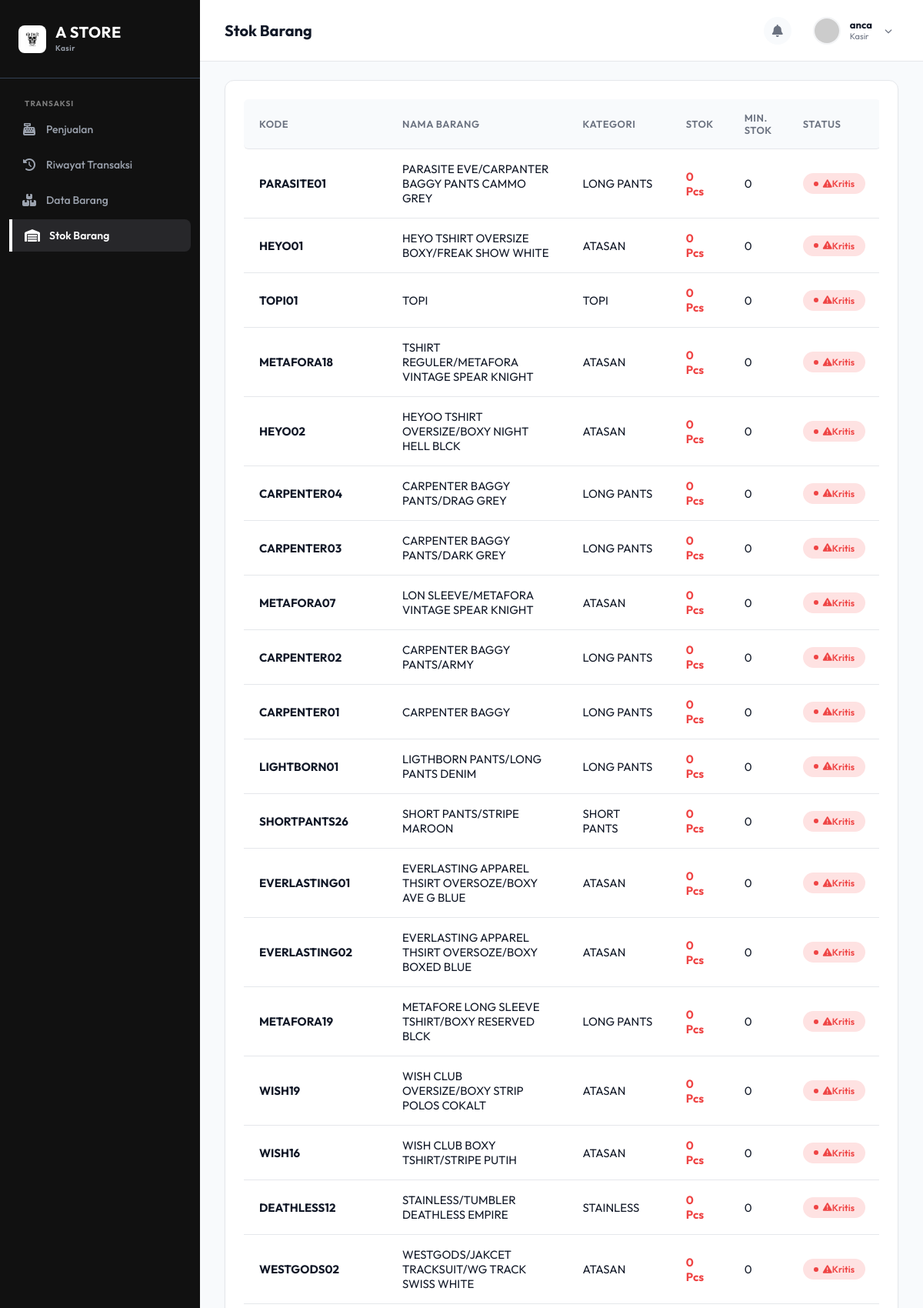
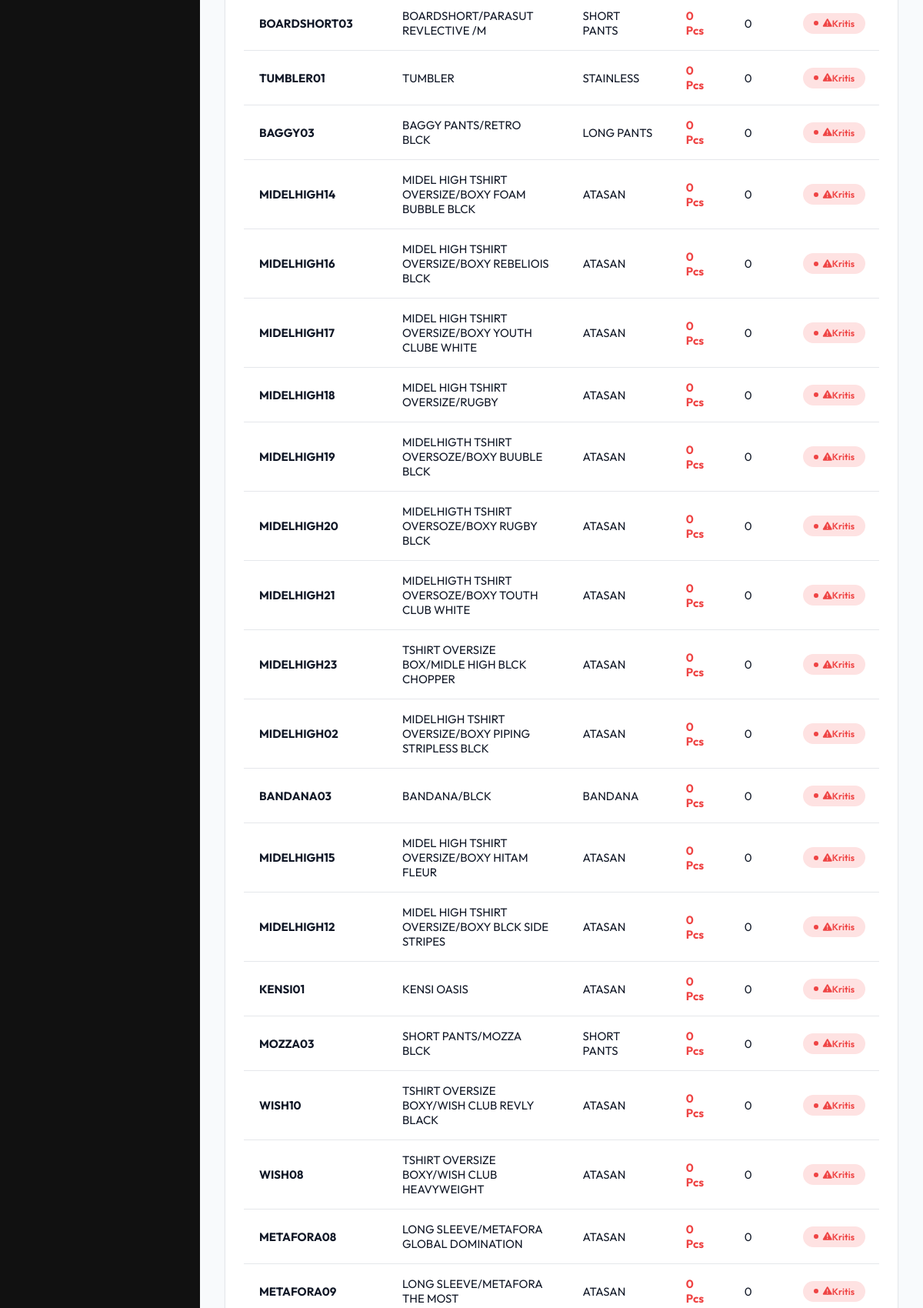
The app's page /index.php?page=stok_barang (signed in, upper part) with its own data (2 pictures, top to bottom).
### tables this page shows
CREATE TABLE `tbl_barang` (
  `id_barang` int(11) NOT NULL AUTO_INCREMENT,
  `kode_barang` varchar(20) NOT NULL,
  `nama_produk` varchar(100) NOT NULL,
  `kategori` varchar(100) NOT NULL,
  `harga_beli` int(11) NOT NULL DEFAULT 0,
  `harga_jual` int(11) NOT NULL DEFAULT 0,
  `stok_min` int(11) NOT NULL,
  `satuan` varchar(20) DEFAULT 'Pcs',
  `deskripsi` text DEFAULT NULL,
  `stok_aktual` int(11) NOT NULL,
  `foto_barang` varchar(255) DEFAULT NULL,
  PRIMARY KEY (`id_barang`),
  UNIQUE KEY `kode_barang` (`kode_barang`),
  KEY `fk_barang_kategori` (`kategori`),
  CONSTRAINT `fk_barang_kategori` FOREIGN KEY (`kategori`) REFERENCES `tbl_kategori` (`nama_kategori`) ON UPDATE CASCADE
);

### config.php (called while the page is built, shortened)
<?php
function get_query($conn, $query) {
    $result = $conn->query($query);
    return $result;
}
?>

### includes/pages/stok_barang.php (the view)
<?php
$qStok = get_query($conn, "SELECT kode_barang, nama_produk, kategori, stok_aktual, stok_min, satuan FROM tbl_barang ORDER BY stok_aktual ASC");
?>
<div class="dashboard-content-wrapper">
    <div class="chart-card">
        <div class="table-responsive">
            <table class="data-table">
                <thead>
                    <tr>
                        <th>Kode</th>
                        <th>Nama Barang</th>
                        <th>Kategori</th>
                        <th>Stok</th>
                        <th>Min. Stok</th>
                        <th>Status</th>
                    </tr>
                </thead>
                <tbody>
                    <?php if ($qStok->num_rows > 0):
                        while ($row = $qStok->fetch_assoc()):
                            $kritis = $row['stok_aktual'] <= $row['stok_min'];
                    ?>
                    <tr>
                        <td><strong><?= htmlspecialchars($row['kode_barang']) ?></strong></td>
                        <td><?= htmlspecialchars($row['nama_produk']) ?></td>
                        <td><?= htmlspecialchars($row['kategori'] ?? '-') ?></td>
                        <td style="font-weight:700; <?= $kritis ? 'color:var(--danger-color);' : '' ?>">
                            <?= $row['stok_aktual'] ?> <?= htmlspecialchars($row['satuan'] ?? 'Pcs') ?>
                        </td>
                        <td><?= $row['stok_min'] ?></td>
                        <td>
                            <?php if ($kritis): ?>
                                <span class="status status-danger"><i class="fa-solid fa-triangle-exclamation"></i> Kritis</span>
                            <?php else: ?>
                                <span class="status status-good">Aman</span>
                            <?php endif; ?>
                        </td>
                    </tr>
                    <?php endwhile; else: ?>
                    <tr><td colspan="6" style="text-align:center; padding:40px; color:var(--text-muted);">Tidak ada data stok.</td></tr>
                    <?php endif; ?>
                </tbody>
            </table>
        </div>
    </div>
</div>

### assets/css/style.css (style rules this page uses)
:root { --primary-color: #111111; --primary-light: #F3F4F6; --primary-dark: #000000; --secondary-color: #6B7280; --success-color: #10B981; --success-light: #D1FAE5; --danger-color: #EF4444; --danger-light: #FEE2E2; --warning-color: #F59E0B; --warning-light: #FEF3C7; --bg-body: #F8FAFC; --surface-card: #FFFFFF; --surface-sidebar: #111111; --text-main: #111827; --text-muted: #6B7280; --text-light: #9CA3AF; --border-color: #E5E7EB; --shadow-sm: 0 1px 2px 0 rgba(0, 0, 0, 0.05); --shadow-md: 0 4px 6px -1px rgba(0, 0, 0, 0.1), 0 2px 4px -1px rgba(0, 0, 0, 0.06); --shadow-card: 0 8px 24px -12px rgba(0, 0, 0, 0.05); --sidebar-width: 260px; --topbar-height: 80px; --border-radius-lg: 12px; --border-radius-md: 8px; --border-radius-sm: 6px; --transition-fast: 0.2s ease; --transition-normal: 0.3s ease; }
* { margin: 0; padding: 0; box-sizing: border-box; }
body { font-family: 'Outfit', sans-serif; background-color: var(--bg-body); color: var(--text-main); -webkit-font-smoothing: antialiased; }
.chart-card { background: var(--surface-card); border-radius: var(--border-radius-lg); padding: 24px; box-shadow: var(--shadow-sm); border: 1px solid var(--border-color); }
.table-responsive { overflow-x: auto; }
.data-table { width: 100%; border-collapse: separate; border-spacing: 0; }
.data-table th, .data-table td { padding: 16px 20px; text-align: left; border-bottom: 1px solid var(--border-color); }
.data-table th { font-size: 13px; font-weight: 600; color: var(--text-muted); text-transform: uppercase; letter-spacing: 0.5px; background-color: var(--bg-body); }
.data-table th:first-child { border-top-left-radius: var(--border-radius-sm); border-bottom-left-radius: var(--border-radius-sm); }
.data-table th:last-child { border-top-right-radius: var(--border-radius-sm); border-bottom-right-radius: var(--border-radius-sm); }
.data-table tbody tr { transition: background-color var(--transition-fast); }
.data-table td { font-size: 15px; color: var(--text-main); vertical-align: middle; }
.status { padding: 6px 14px; border-radius: 99px; font-size: 12px; font-weight: 600; display: inline-flex; align-items: center; }
.status::before { content: ''; width: 6px; height: 6px; border-radius: 50%; margin-right: 6px; }
.status-danger { background-color: var(--danger-light); color: var(--danger-color); }
.status-danger::before { background-color: var(--danger-color); }

### records on screen
tbl_barang: kode_barang "PARASITE01", nama_produk "PARASITE EVE/CARPANTER BAGGY PANTS CAMMO GREY", kategori "LONG PANTS", stok_aktual "0", satuan "Pcs", stok_min "0", shows "Kritis"
tbl_barang: kode_barang "HEYO01", nama_produk "HEYO TSHIRT OVERSIZE BOXY/FREAK SHOW WHITE", kategori "ATASAN", stok_aktual "0", satuan "Pcs", stok_min "0", shows "Kritis"
tbl_barang: kode_barang "TOPI01", nama_produk "TOPI", kategori "TOPI", stok_aktual "0", satuan "Pcs", stok_min "0", shows "Kritis"
tbl_barang: kode_barang "METAFORA18", nama_produk "TSHIRT REGULER/METAFORA VINTAGE SPEAR KNIGHT", kategori "ATASAN", stok_aktual "0", satuan "Pcs", stok_min "0", shows "Kritis"
tbl_barang: kode_barang "HEYO02", nama_produk "HEYOO TSHIRT OVERSIZE/BOXY NIGHT HELL BLCK", kategori "ATASAN", stok_aktual "0", satuan "Pcs", stok_min "0", shows "Kritis"
tbl_barang: kode_barang "CARPENTER04", nama_produk "CARPENTER BAGGY PANTS/DRAG GREY", kategori "LONG PANTS", stok_aktual "0", satuan "Pcs", stok_min "0", shows "Kritis"
tbl_barang: kode_barang "CARPENTER03", nama_produk "CARPENTER BAGGY PANTS/DARK GREY", kategori "LONG PANTS", stok_aktual "0", satuan "Pcs", stok_min "0", shows "Kritis"
tbl_barang: kode_barang "METAFORA07", nama_produk "LON SLEEVE/METAFORA VINTAGE SPEAR KNIGHT", kategori "ATASAN", stok_aktual "0", satuan "Pcs", stok_min "0", shows "Kritis"
tbl_barang: kode_barang "CARPENTER02", nama_produk "CARPENTER BAGGY PANTS/ARMY", kategori "LONG PANTS", stok_aktual "0", satuan "Pcs", stok_min "0", shows "Kritis"
tbl_barang: kode_barang "CARPENTER01", nama_produk "CARPENTER BAGGY", kategori "LONG PANTS", stok_aktual "0", satuan "Pcs", stok_min "0", shows "Kritis"
tbl_barang: kode_barang "LIGHTBORN01", nama_produk "LIGTHBORN PANTS/LONG PANTS DENIM", kategori "LONG PANTS", stok_aktual "0", satuan "Pcs", stok_min "0", shows "Kritis"
tbl_barang: kode_barang "SHORTPANTS26", nama_produk "SHORT PANTS/STRIPE MAROON", kategori "SHORT PANTS", stok_aktual "0", satuan "Pcs", stok_min "0", shows "Kritis"
tbl_barang: kode_barang "EVERLASTING01", nama_produk "EVERLASTING APPAREL THSIRT OVERSOZE/BOXY AVE G BLUE", kategori "ATASAN", stok_aktual "0", satuan "Pcs", stok_min "0", shows "Kritis"
tbl_barang: kode_barang "EVERLASTING02", nama_produk "EVERLASTING APPAREL THSIRT OVERSOZE/BOXY BOXED BLUE", kategori "ATASAN", stok_aktual "0", satuan "Pcs", stok_min "0", shows "Kritis"
tbl_barang: kode_barang "METAFORA19", nama_produk "METAFORE LONG SLEEVE TSHIRT/BOXY RESERVED BLCK", kategori "LONG PANTS", stok_aktual "0", satuan "Pcs", stok_min "0", shows "Kritis"
tbl_barang: kode_barang "WISH19", nama_produk "WISH CLUB OVERSIZE/BOXY STRIP POLOS COKALT", kategori "ATASAN", stok_aktual "0", satuan "Pcs", stok_min "0", shows "Kritis"
tbl_barang: kode_barang "WISH16", nama_produk "WISH CLUB BOXY TSHIRT/STRIPE PUTIH", kategori "ATASAN", stok_aktual "0", satuan "Pcs", stok_min "0", shows "Kritis"
tbl_barang: kode_barang "DEATHLESS12", nama_produk "STAINLESS/TUMBLER DEATHLESS EMPIRE", kategori "STAINLESS", stok_aktual "0", satuan "Pcs", stok_min "0", shows "Kritis"
tbl_barang: kode_barang "WESTGODS02", nama_produk "WESTGODS/JAKCET TRACKSUIT/WG TRACK SWISS WHITE", kategori "ATASAN", stok_aktual "0", satuan "Pcs", stok_min "0", shows "Kritis"
tbl_barang: kode_barang "BOARDSHORT03", nama_produk "BOARDSHORT/PARASUT REVLECTIVE /M", kategori "SHORT PANTS", stok_aktual "0", satuan "Pcs", stok_min "0", shows "Kritis"
tbl_barang: kode_barang "TUMBLER01", nama_produk "TUMBLER", kategori "STAINLESS", stok_aktual "0", satuan "Pcs", stok_min "0", shows "Kritis"
tbl_barang: kode_barang "BAGGY03", nama_produk "BAGGY PANTS/RETRO BLCK", kategori "LONG PANTS", stok_aktual "0", satuan "Pcs", stok_min "0", shows "Kritis"
tbl_barang: kode_barang "MIDELHIGH14", nama_produk "MIDEL HIGH TSHIRT OVERSIZE/BOXY FOAM BUBBLE BLCK", kategori "ATASAN", stok_aktual "0", satuan "Pcs", stok_min "0", shows "Kritis"
tbl_barang: kode_barang "MIDELHIGH16", nama_produk "MIDEL HIGH TSHIRT OVERSIZE/BOXY REBELIOIS BLCK", kategori "ATASAN", stok_aktual "0", satuan "Pcs", stok_min "0", shows "Kritis"
tbl_barang: kode_barang "MIDELHIGH17", nama_produk "MIDEL HIGH TSHIRT OVERSIZE/BOXY YOUTH CLUBE WHITE", kategori "ATASAN", stok_aktual "0", satuan "Pcs", stok_min "0", shows "Kritis"
tbl_barang: kode_barang "MIDELHIGH18", nama_produk "MIDEL HIGH TSHIRT OVERSIZE/RUGBY", kategori "ATASAN", stok_aktual "0", satuan "Pcs", stok_min "0", shows "Kritis"
tbl_barang: kode_barang "MIDELHIGH19", nama_produk "MIDELHIGTH TSHIRT OVERSOZE/BOXY BUUBLE BLCK", kategori "ATASAN", stok_aktual "0", satuan "Pcs", stok_min "0", shows "Kritis"
tbl_barang: kode_barang "MIDELHIGH20", nama_produk "MIDELHIGTH TSHIRT OVERSOZE/BOXY RUGBY BLCK", kategori "ATASAN", stok_aktual "0", satuan "Pcs", stok_min "0", shows "Kritis"
tbl_barang: kode_barang "MIDELHIGH21", nama_produk "MIDELHIGTH TSHIRT OVERSOZE/BOXY TOUTH CLUB WHITE", kategori "ATASAN", stok_aktual "0", satuan "Pcs", stok_min "0", shows "Kritis"
tbl_barang: kode_barang "MIDELHIGH23", nama_produk "TSHIRT OVERSIZE BOX/MIDLE HIGH BLCK CHOPPER", kategori "ATASAN", stok_aktual "0", satuan "Pcs", stok_min "0", shows "Kritis"
tbl_barang: kode_barang "MIDELHIGH02", nama_produk "MIDELHIGH TSHIRT OVERSIZE/BOXY PIPING STRIPLESS BLCK", kategori "ATASAN", stok_aktual "0", satuan "Pcs", stok_min "0", shows "Kritis"
tbl_barang: kode_barang "BANDANA03", nama_produk "BANDANA/BLCK", kategori "BANDANA", stok_aktual "0", satuan "Pcs", stok_min "0", shows "Kritis"
tbl_barang: kode_barang "MIDELHIGH15", nama_produk "MIDEL HIGH TSHIRT OVERSIZE/BOXY HITAM FLEUR", kategori "ATASAN", stok_aktual "0", satuan "Pcs", stok_min "0", shows "Kritis"
tbl_barang: kode_barang "MIDELHIGH12", nama_produk "MIDEL HIGH TSHIRT OVERSIZE/BOXY BLCK SIDE STRIPES", kategori "ATASAN", stok_aktual "0", satuan "Pcs", stok_min "0", shows "Kritis"
tbl_barang: kode_barang "KENSI01", nama_produk "KENSI OASIS", kategori "ATASAN", stok_aktual "0", satuan "Pcs", stok_min "0", shows "Kritis"
tbl_barang: kode_barang "MOZZA03", nama_produk "SHORT PANTS/MOZZA BLCK", kategori "SHORT PANTS", stok_aktual "0", satuan "Pcs", stok_min "0", shows "Kritis"
tbl_barang: kode_barang "WISH10", nama_produk "TSHIRT OVERSIZE BOXY/WISH CLUB REVLY BLACK", kategori "ATASAN", stok_aktual "0", satuan "Pcs", stok_min "0", shows "Kritis"
tbl_barang: kode_barang "WISH08", nama_produk "TSHIRT OVERSIZE BOXY/WISH CLUB HEAVYWEIGHT", kategori "ATASAN", stok_aktual "0", satuan "Pcs", stok_min "0", shows "Kritis"
tbl_barang: kode_barang "METAFORA08", nama_produk "LONG SLEEVE/METAFORA GLOBAL DOMINATION", kategori "ATASAN", stok_aktual "0", satuan "Pcs", stok_min "0", shows "Kritis"
tbl_barang: kode_barang "METAFORA09", nama_produk "LONG SLEEVE/METAFORA THE MOST", kategori "ATASAN", stok_aktual "0", satuan "Pcs", stok_min "0", shows "Kritis"

### other values on screen
$roleUser "Kasir"
$pageTitle "Stok Barang"
$namaUser "anca"
